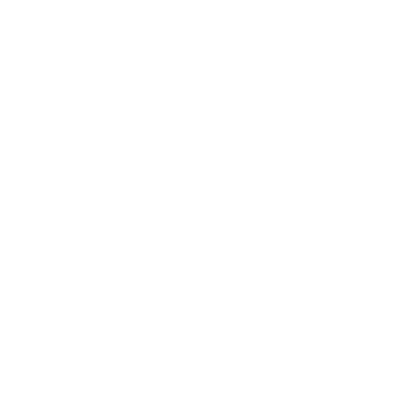
Frame 1 (no input)
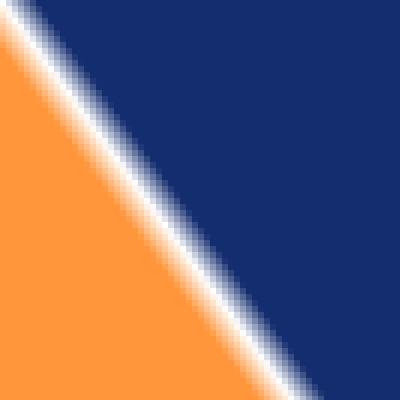
Frame 60 (the mouse pressed at the canvas centre just before this capture)
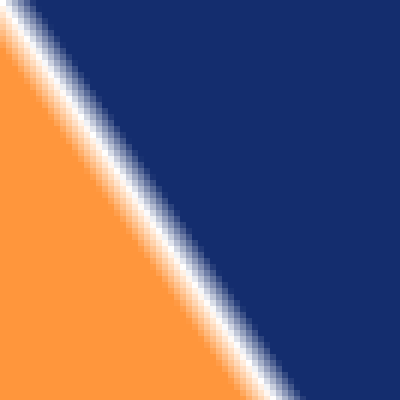
Frame 120 (the mouse held since frame 60 and released just before this capture)

The Processing sketch that drew these frames (run headless with seeded random() and noise(); from frame 60 on, the mouse is pressed at the canvas centre):

// Processing sketch: sketch_perceptron2
// ── sketch_perceptron2.pde
// sketch_perceptron: la neurona aprende un horizonte.
// Su certeza no es una clasificación: es una intensidad que se vuelve luz.
// Al principio es niebla; al aprender, la niebla se afila en un horizonte.

float w1 = 0, w2 = 0, b = 0;   // pesos y sesgo
float lr = 0.01;
int celda = 6;

void setup() {
  size(400, 400);
  pixelDensity(1);
}

void draw() {
  // entrenar un ejemplo aleatorio por frame
  float x = random(width), y = random(height);
  int objetivo = (y > 0.6 * x + 120) ? 1 : -1;   // la regla oculta
  int salida = (w1 * x + w2 * y + b > 0) ? 1 : -1;
  float error = objetivo - salida;
  w1 += lr * error * x;
  w2 += lr * error * y;
  b  += lr * error;

  // verter la certeza en un degradado: abajo mar, arriba cielo, en medio luz
  noStroke();
  for (int py = 0; py < height; py += celda) {
    for (int px = 0; px < width; px += celda) {
      float s = w1 * px + w2 * py + b;           // la certeza
      float t = constrain(s / 500.0, -1, 1);
      if (t > 0) fill(lerpColor(color(255, 255, 255), color(255, 150, 60), t));
      else       fill(lerpColor(color(255, 255, 255), color(20, 45, 110), -t));
      rect(px, py, celda, celda);
    }
  }
}
